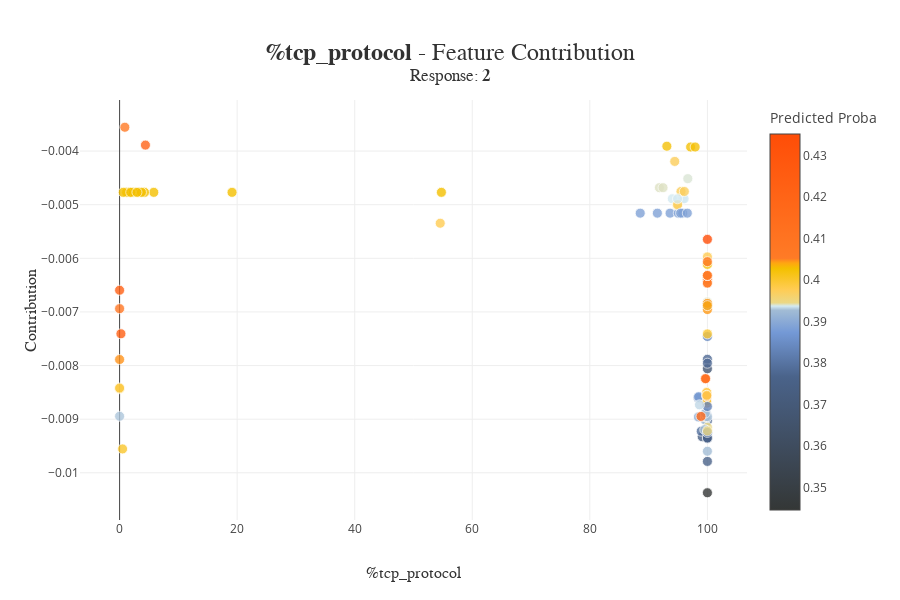

Notebook code for this chart:
### Code cell
xpl.plot.contribution_plot(col='%tcp_protocol')
